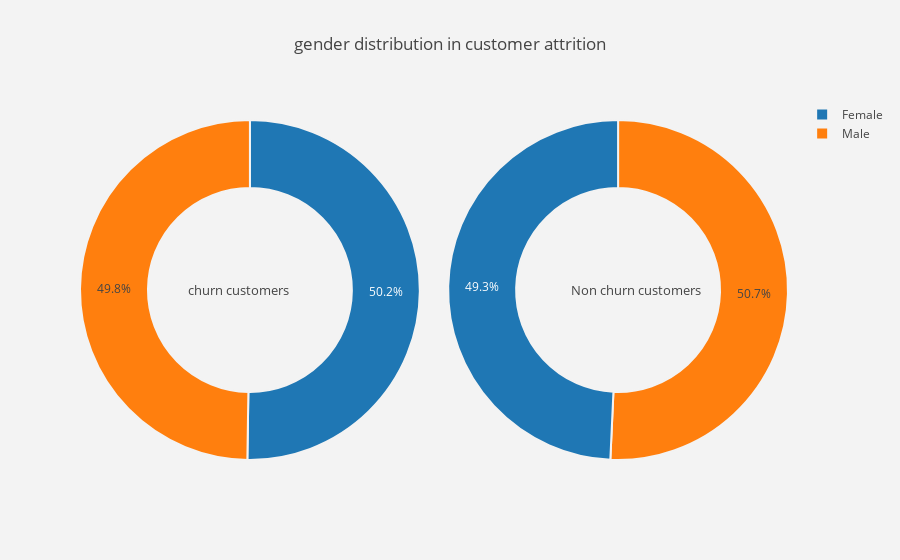
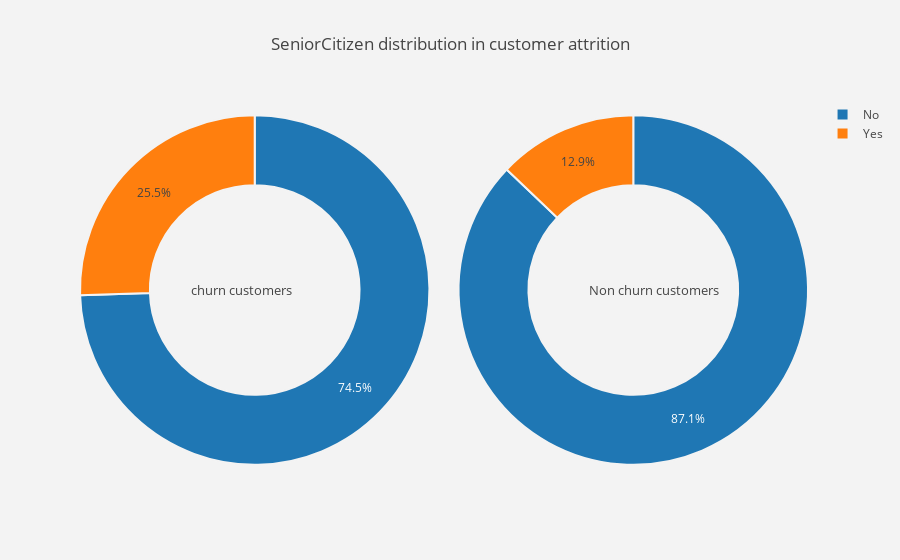
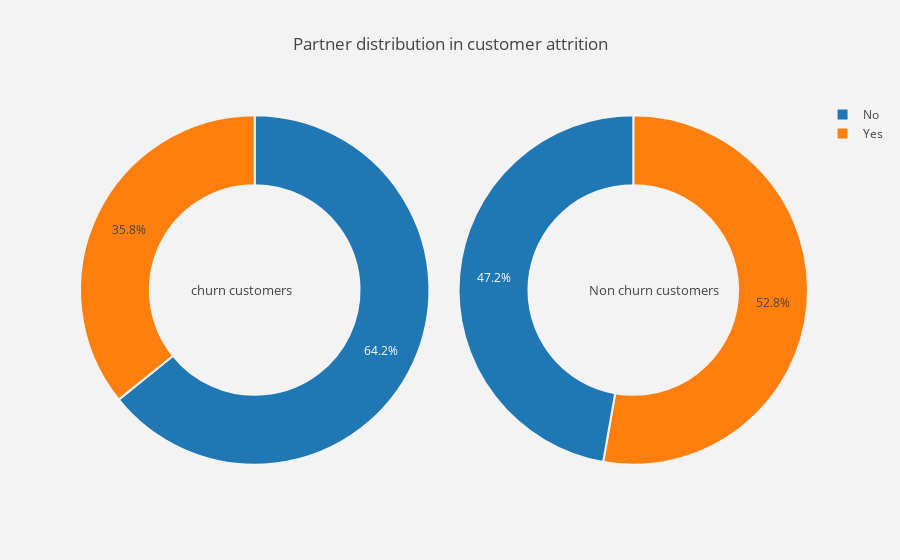
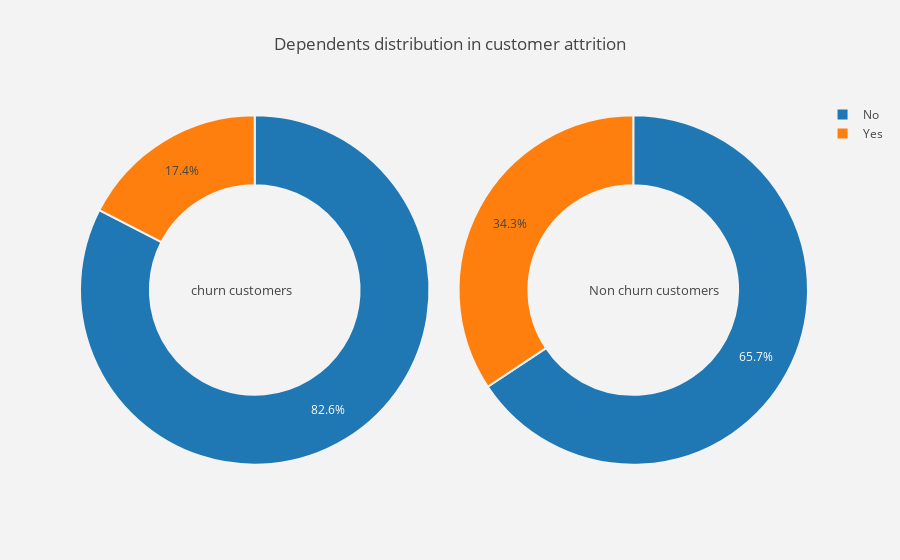

Source (notebook cell) for these figures, in order:
### Code cell
# Plot pie for all categorical columns 
for i in cat_cols :
    plot_pie(i)

### Figure 1 — Plotly figure (JSON) as saved in the notebook; plotly's stock layout.template omitted (floating-point values rounded to 4 significant figures)
{"data": [{"domain": {"x": [0, 0.48]}, "hole": 0.6, "hoverinfo": "label+percent+name", "labels": ["Female", "Male"], "marker": {"line": {"color": "rgb(243,243,243)", "width": 2}}, "name": "Churn Customers", "type": "pie", "uid": "2d2c28e2-d601-4fcf-bd23-17dd286a1ca9", "values": [939, 930]}, {"domain": {"x": [0.52, 1]}, "hole": 0.6, "hoverinfo": "label+percent+name", "labels": ["Male", "Female"], "marker": {"line": {"color": "rgb(243,243,243)", "width": 2}}, "name": "Non churn customers", "type": "pie", "uid": "fe771d7d-6691-46e5-a455-6125865d591b", "values": [2619, 2544]}], "layout": {"annotations": [{"font": {"size": 13}, "showarrow": false, "text": "churn customers", "x": 0.15, "y": 0.5}, {"font": {"size": 13}, "showarrow": false, "text": "Non churn customers", "x": 0.88, "y": 0.5}], "paper_bgcolor": "rgb(243,243,243)", "plot_bgcolor": "rgb(243,243,243)", "title": "gender distribution in customer attrition "}}

### Figure 2 — Plotly figure (JSON) as saved in the notebook; plotly's stock layout.template omitted (floating-point values rounded to 4 significant figures)
{"data": [{"domain": {"x": [0, 0.48]}, "hole": 0.6, "hoverinfo": "label+percent+name", "labels": ["No", "Yes"], "marker": {"line": {"color": "rgb(243,243,243)", "width": 2}}, "name": "Churn Customers", "type": "pie", "uid": "6baae148-bda9-45b2-b08f-8813669cc304", "values": [1393, 476]}, {"domain": {"x": [0.52, 1]}, "hole": 0.6, "hoverinfo": "label+percent+name", "labels": ["No", "Yes"], "marker": {"line": {"color": "rgb(243,243,243)", "width": 2}}, "name": "Non churn customers", "type": "pie", "uid": "afc1ccb1-9c2e-4728-9213-01c7932a03f9", "values": [4497, 666]}], "layout": {"annotations": [{"font": {"size": 13}, "showarrow": false, "text": "churn customers", "x": 0.15, "y": 0.5}, {"font": {"size": 13}, "showarrow": false, "text": "Non churn customers", "x": 0.88, "y": 0.5}], "paper_bgcolor": "rgb(243,243,243)", "plot_bgcolor": "rgb(243,243,243)", "title": "SeniorCitizen distribution in customer attrition "}}

### Figure 3 — Plotly figure (JSON) as saved in the notebook; plotly's stock layout.template omitted (floating-point values rounded to 4 significant figures)
{"data": [{"domain": {"x": [0, 0.48]}, "hole": 0.6, "hoverinfo": "label+percent+name", "labels": ["No", "Yes"], "marker": {"line": {"color": "rgb(243,243,243)", "width": 2}}, "name": "Churn Customers", "type": "pie", "uid": "9388bf02-c829-4a7b-8fcd-ddac74fec41c", "values": [1200, 669]}, {"domain": {"x": [0.52, 1]}, "hole": 0.6, "hoverinfo": "label+percent+name", "labels": ["Yes", "No"], "marker": {"line": {"color": "rgb(243,243,243)", "width": 2}}, "name": "Non churn customers", "type": "pie", "uid": "fb34f22d-7933-4c9c-a53e-e42c2b24d101", "values": [2724, 2439]}], "layout": {"annotations": [{"font": {"size": 13}, "showarrow": false, "text": "churn customers", "x": 0.15, "y": 0.5}, {"font": {"size": 13}, "showarrow": false, "text": "Non churn customers", "x": 0.88, "y": 0.5}], "paper_bgcolor": "rgb(243,243,243)", "plot_bgcolor": "rgb(243,243,243)", "title": "Partner distribution in customer attrition "}}

### Figure 4 — Plotly figure (JSON) as saved in the notebook; plotly's stock layout.template omitted (floating-point values rounded to 4 significant figures)
{"data": [{"domain": {"x": [0, 0.48]}, "hole": 0.6, "hoverinfo": "label+percent+name", "labels": ["No", "Yes"], "marker": {"line": {"color": "rgb(243,243,243)", "width": 2}}, "name": "Churn Customers", "type": "pie", "uid": "54dcc92a-d97a-47a9-b255-c52a5d847197", "values": [1543, 326]}, {"domain": {"x": [0.52, 1]}, "hole": 0.6, "hoverinfo": "label+percent+name", "labels": ["No", "Yes"], "marker": {"line": {"color": "rgb(243,243,243)", "width": 2}}, "name": "Non churn customers", "type": "pie", "uid": "7158911d-21ff-42bb-897a-efdf79795582", "values": [3390, 1773]}], "layout": {"annotations": [{"font": {"size": 13}, "showarrow": false, "text": "churn customers", "x": 0.15, "y": 0.5}, {"font": {"size": 13}, "showarrow": false, "text": "Non churn customers", "x": 0.88, "y": 0.5}], "paper_bgcolor": "rgb(243,243,243)", "plot_bgcolor": "rgb(243,243,243)", "title": "Dependents distribution in customer attrition "}}
